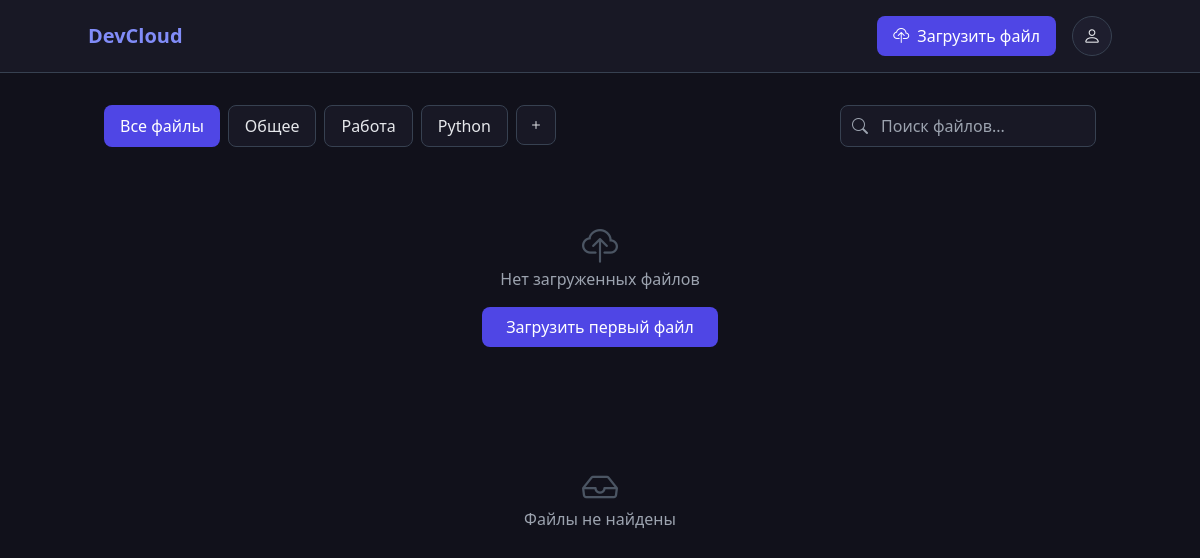
Screenshot of / (signed in) with the database file from the repository.
### cloud/models.py (models this page shows, shortened)
class Category(models.Model):
    user = models.ForeignKey(CustomUser, on_delete=models.CASCADE)
    name = models.CharField(max_length=100)
    color = models.CharField(max_length=7, default='#6366f1')
    created_at = models.DateTimeField(auto_now_add=True)
    class Meta:
        unique_together = ['user', 'name']
        verbose_name = 'Категория'
        verbose_name_plural = 'Категории'

### cloud/views.py (the view)
# urls.py: path('', views.dashboard, name='dashboard'),
@login_required
def dashboard(request):
    categories = Category.objects.filter(user=request.user)
    files = File.objects.filter(user=request.user).order_by('-uploaded_at')
    for file in files:
        file.time_remaining = file.get_time_remaining()
        file.is_forever = file.is_forever()  # Добавляем информацию о бессрочности
    total_size = sum(f.file_size for f in files)
    storage_used = f"{total_size / (1024**3):.2f}"  # в GB
    storage_percent = min(100, (total_size / (5 * 1024**3)) * 100)
    storage_percent = round(storage_percent, 1)
    expired_files = File.objects.filter(user=request.user, expires_at__lt=timezone.now())
    for file in expired_files:
        if os.path.exists(file.file.path):
            os.remove(file.file.path)
        file.delete()
    return render(request, 'cloud/dashboard.html', {
        'categories': categories,
        'files': files,
        'storage_used': storage_used,
        'storage_percent': storage_percent
    })

### templates/cloud/dashboard.html (shortened to what this page needs)
{% extends 'cloud/base.html' %}
{% load static %}
{% block content %}
<header class="bg-dark-200 border-b border-gray-700 py-4 px-6">
    <div class="container mx-auto flex justify-between items-center">
        <h1 class="text-xl font-bold text-indigo-400">DevCloud</h1>
        <div class="flex items-center space-x-2 md:space-x-4">
            <button id="uploadBtn" class="bg-indigo-600 hover:bg-indigo-700 text-white px-3 py-2 md:px-4 md:py-2 rounded-lg flex items-center transition-colors">
                <i class="bi bi-cloud-upload text-lg md:text-base"></i>
                <span class="hidden md:inline ml-2">Загрузить файл</span>
            </button>
            <div class="relative group">
                <button class="w-10 h-10 rounded-full bg-dark-100 hover:bg-dark-300 border border-gray-700 flex items-center justify-center transition-colors">
                    <i class="bi bi-person text-lg"></i>
                </button>
            </div>
        </div>
    </div>
</header>
    <main class="container mx-auto py-8 px-4">
        <div class="flex flex-col md:flex-row justify-between items-start md:items-center mb-8 gap-4">
<div class="flex flex-wrap gap-2" id="categories-container">
    <button class="category-btn bg-indigo-600 text-white px-4 py-2 rounded-lg transition-colors"
            data-category-id="all">
        Все файлы
    </button>
    {% for category in categories %}
    <button class="category-btn bg-dark-200 hover:bg-dark-100 px-4 py-2 rounded-lg border border-gray-700 transition-colors"
            data-category-id="{{ category.id }}">
        {{ category.name }}
    </button>
    {% endfor %}
    <button id="addCategoryBtn" class="bg-dark-200 hover:bg-dark-100 px-4 py-2 rounded-lg border border-gray-700 flex items-center w-10 h-10 justify-center transition-colors">
        <i class="bi bi-plus"></i>
    </button>
</div>
            <div class="w-full md:w-auto">
                <div class="relative">
                    <input type="text" id="searchInput" placeholder="Поиск файлов..." class="bg-dark-200 border border-gray-700 rounded-lg px-4 py-2 pl-10 w-full md:w-64 focus:outline-none focus:ring-1 focus:ring-indigo-500">
                    <i class="bi bi-search absolute left-3 top-1/2 transform -translate-y-1/2 text-gray-400"></i>
                </div>
            </div>
        </div>
        <div id="filesGrid" class="grid grid-cols-1 md:grid-cols-2 lg:grid-cols-3 gap-6">
           {% for file in files %}
<div class="file-card bg-dark-200 rounded-xl border border-gray-700 p-5 hover:border-indigo-500 transition-all cursor-pointer"
     data-file-id="{{ file.id }}"
     data-category-id="{% if file.category %}{{ file.category.id }}{% else %}0{% endif %}"
     data-file-type="{{ file.file_type }}"
     data-short-url="{{ file.short_url }}">
    <div class="flex justify-between items-start mb-4">
        <div class="flex items-center">
            <div class="file-icon w-12 h-12 {% if file.file_type == 'archive' %}bg-indigo-900/30{% elif file.file_type == 'image' %}bg-pink-900/30{% elif file.file_type == 'video' %}bg-purple-900/30{% elif file.file_type == 'document' %}bg-red-900/30{% else %}bg-gray-700{% endif %} rounded-lg flex items-center justify-center mr-3 cursor-pointer hover:scale-105 transition-transform"
                 data-file-type="{{ file.file_type }}"
                 data-short-url="{{ file.short_url }}">
                <i class="{% if file.file_type == 'archive' %}bi bi-file-earmark-zip text-indigo-400{% elif file.file_type == 'image' %}bi bi-file-earmark-image text-pink-500{% elif file.file_type == 'video' %}bi bi-play-circle text-purple-400{% elif file.file_type == 'document' %}bi bi-file-earmark-pdf text-red-500{% else %}bi bi-file-earmark text-gray-400{% endif %} text-2xl"></i>
            </div>
            <div>
                <span class="font-medium block truncate max-w-[140px]">{{ file.original_name }}</span>
                <div class="text-xs text-gray-400 mt-1">{{ file.file_type|upper }} / {{ file.file_size|filesizeformat }}</div>
            </div>
        </div>
                    <button class="copy-link text-gray-400 hover:text-indigo-400 p-2 rounded-lg bg-dark-300" title="Копировать ссылку" data-short-url="{{ file.short_url }}">
                        <i class="bi bi-link-45deg"></i>
                    </button>
                </div>
                <div class="flex justify-between items-center mt-4">
                   <div class="flex gap-2">
    {% if file.category %}
    <div class="text-xs bg-indigo-900/30 text-indigo-400 px-2 py-1 rounded">{{ file.category.name }}</div>
    {% else %}
    <div class="text-xs bg-gray-700 text-gray-400 px-2 py-1 rounded">Все</div>
    {% endif %}
   <div class="text-xs bg-gray-700 px-2 py-1 rounded">
    {% if file.is_forever %}
        <i class="bi bi-infinity"></i>
    {% else %}
        {{ file.time_remaining }}
    {% endif %}
</div>
</div>
                    <div class="flex space-x-1">
                        <button class="download-btn text-gray-400 hover:text-white p-2 rounded-lg bg-dark-300 w-8 h-8 flex items-center justify-center" data-file-id="{{ file.id }}">
                            <i class="bi bi-download text-sm"></i>
                        </button>
                        <button class="delete-btn text-gray-400 hover:text-red-500 p-2 rounded-lg bg-dark-300 w-8 h-8 flex items-center justify-center" data-file-id="{{ file.id }}">
                            <i class="bi bi-trash text-sm"></i>
                        </button>
                    </div>
                </div>
            </div>
            {% empty %}
            <div class="col-span-full text-center py-12">
                <i class="bi bi-cloud-upload text-4xl text-gray-600 mb-4"></i>
                <p class="text-gray-400">Нет загруженных файлов</p>
                <button id="uploadEmptyBtn" class="mt-4 bg-indigo-600 hover:bg-indigo-700 text-white px-6 py-2 rounded-lg">
                    Загрузить первый файл
                </button>
            </div>
            {% endfor %}
        </div>
    </main>
{% endblock %}

### templates/cloud/base.html (style rules this page uses)
* { scrollbar-width: thin; scrollbar-color: rgba(99, 102, 241, 0.3) rgba(30, 30, 46, 0.1); }
html { scroll-behavior: smooth; }
html, body { height: 100%; margin: 0; padding: 0; overflow-x: hidden; }

### rows the page displays
Category: name "Общее"
Category: name "Работа"
Category: name "Python"
